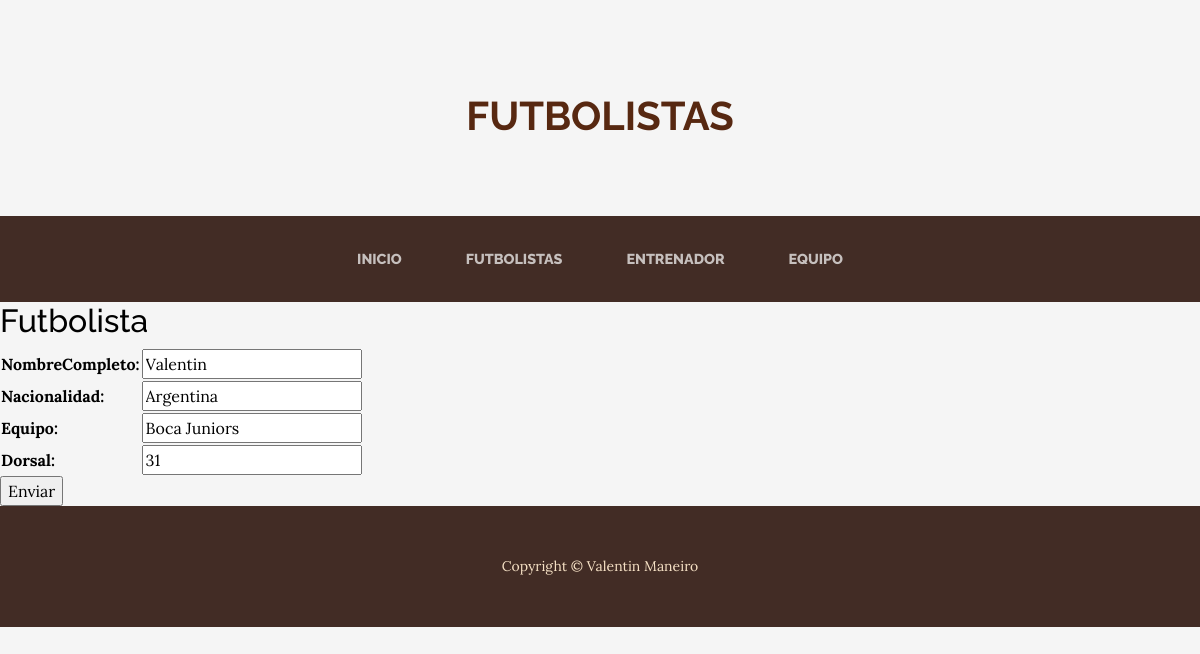
Screenshot of /editar_futbolista/5/ with the database file from the repository.
### aplicacion/models.py (models this page shows)
class Futbolista(models.Model):
    nombreCompleto = models.CharField(max_length=60)
    nacionalidad = models.CharField(max_length=60)
    equipo = models.CharField(max_length=60)
    dorsal = models.IntegerField()

### aplicacion/views.py (the view)
# urls.py: path('editar_futbolista/<int:pk>/', FutbolistaUpdate.as_view(), name = "editar_futbolista"),
class FutbolistaUpdate(UpdateView):
    model = Futbolista
    fields = ['nombreCompleto', 'nacionalidad', 'equipo', 'dorsal']
    success_url = reverse_lazy('futbolistas')

### aplicacion/templates/aplicacion/futbolista_form.html (shortened to what this page needs)
{% extends 'aplicacion/base.html' %}
{% load static %}
{% block titulo %}Futbolistas{% endblock titulo %}
{% block contenido %}
    <h2>Futbolista</h2>
    <form action="" method="POST">
        <table>
            {{ form.as_table }}
        </table>
        <input type="submit" value="Enviar">
    </form>
{% endblock contenido %}

### rows the page displays
Futbolista: nombreCompleto "Valentin", nacionalidad "Argentina", equipo "Boca Juniors", dorsal "31"
